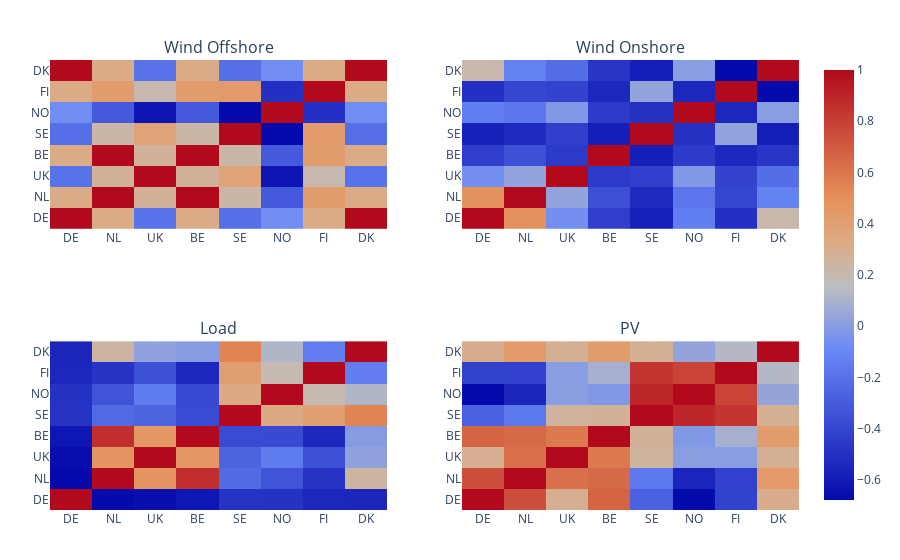

Write notebook code for a chart like this one.
### Code cell
p = make_subplots(rows=2, 
cols=2, 
subplot_titles= ["Wind Offshore" "Wind Onshore" "Load" "PV"]
)

for (df, i, j, k) in zip(keys(data_org), [1,1,2,2], [1,2,1,2], [true,false,false,false])
    z = cor(Matrix(data_org[df]))
    add_trace!(p,
    heatmap(z=z,
    colorscale="PdBu",
    showscale=k,
    y=names(data_org[df]),
    x=names(data_org[df])),
    row=i, col=j)
end


relayout!(p)
#TSClustering.format_layout(p=p, max_value=0)
p

### Figure 1 — Plotly figure (JSON) as saved in the notebook; plotly's stock layout.template omitted (floating-point values rounded to 4 significant figures)
{"data": [{"colorscale": "PdBu", "showscale": true, "transpose": true, "type": "heatmap", "x": ["DE", "NL", "UK", "BE", "SE", "NO", "FI", "DK"], "xaxis": "x", "y": ["DE", "NL", "UK", "BE", "SE", "NO", "FI", "DK"], "yaxis": "y", "z": [[1, 0.3199, -0.1953, 0.3199, -0.2112, -0.07228, 0.3223, 1], [0.3199, 1, 0.2678, 1, 0.2307, -0.3121, 0.4297, 0.3199], [-0.1953, 0.2678, 1, 0.2678, 0.3779, -0.626, 0.2085, -0.1953], [0.3199, 1, 0.2678, 1, 0.2307, -0.3121, 0.4297, 0.3199], [-0.2112, 0.2307, 0.3779, 0.2307, 1, -0.6781, 0.4342, -0.2112], [-0.07228, -0.3121, -0.626, -0.3121, -0.6781, 1, -0.5005, -0.07228], [0.3223, 0.4297, 0.2085, 0.4297, 0.4342, -0.5005, 1, 0.3223], [1, 0.3199, -0.1953, 0.3199, -0.2112, -0.07228, 0.3223, 1]]}, {"colorscale": "PdBu", "showscale": false, "transpose": true, "type": "heatmap", "x": ["DE", "NL", "UK", "BE", "SE", "NO", "FI", "DK"], "xaxis": "x2", "y": ["DE", "NL", "UK", "BE", "SE", "NO", "FI", "DK"], "yaxis": "y2", "z": [[1, 0.6793, 0.3356, 0.103, 0.01588, 0.2844, 0.06016, 0.5103], [0.6793, 1, 0.3944, 0.1498, 0.04429, 0.261, 0.1231, 0.2977], [0.3356, 0.3944, 1, 0.0885, 0.1069, 0.3615, 0.1157, 0.238], [0.103, 0.1498, 0.0885, 1, 0.009547, 0.0907, 0.03785, 0.07528], [0.01588, 0.04429, 0.1069, 0.009547, 1, 0.06339, 0.3944, 0.008638], [0.2844, 0.261, 0.3615, 0.0907, 0.06339, 1, 0.03202, 0.3751], [0.06016, 0.1231, 0.1157, 0.03785, 0.3944, 0.03202, 1, -0.05055], [0.5103, 0.2977, 0.238, 0.07528, 0.008638, 0.3751, -0.05055, 1]]}, {"colorscale": "PdBu", "showscale": false, "transpose": true, "type": "heatmap", "x": ["DE", "NL", "UK", "BE", "SE", "NO", "FI", "DK"], "xaxis": "x3", "y": ["DE", "NL", "UK", "BE", "SE", "NO", "FI", "DK"], "yaxis": "y3", "z": [[1, 0.03235, 0.0445, 0.06321, 0.144, 0.1407, 0.1097, 0.1046], [0.03235, 1, 0.6928, 0.9198, 0.2878, 0.2291, 0.1453, 0.5623], [0.0445, 0.6928, 1, 0.6868, 0.2734, 0.3385, 0.2215, 0.4367], [0.06321, 0.9198, 0.6868, 1, 0.2064, 0.2044, 0.113, 0.4213], [0.144, 0.2878, 0.2734, 0.2064, 1, 0.6178, 0.6588, 0.7374], [0.1407, 0.2291, 0.3385, 0.2044, 0.6178, 1, 0.536, 0.4919], [0.1097, 0.1453, 0.2215, 0.113, 0.6588, 0.536, 1, 0.3392], [0.1046, 0.5623, 0.4367, 0.4213, 0.7374, 0.4919, 0.3392, 1]]}, {"colorscale": "PdBu", "showscale": false, "transpose": true, "type": "heatmap", "x": ["DE", "NL", "UK", "BE", "SE", "NO", "FI", "DK"], "xaxis": "x4", "y": ["DE", "NL", "UK", "BE", "SE", "NO", "FI", "DK"], "yaxis": "y4", "z": [[1, 0.9295, 0.8055, 0.9075, 0.6501, 0.5387, 0.6096, 0.8076], [0.9295, 1, 0.8959, 0.9029, 0.6782, 0.5736, 0.6089, 0.8459], [0.8055, 0.8959, 1, 0.8863, 0.7946, 0.7264, 0.7258, 0.8041], [0.9075, 0.9029, 0.8863, 1, 0.7993, 0.7194, 0.7502, 0.8429], [0.6501, 0.6782, 0.7946, 0.7993, 1, 0.9699, 0.9555, 0.8039], [0.5387, 0.5736, 0.7264, 0.7194, 0.9699, 1, 0.9404, 0.7349], [0.6096, 0.6089, 0.7258, 0.7502, 0.9555, 0.9404, 1, 0.761], [0.8076, 0.8459, 0.8041, 0.8429, 0.8039, 0.7349, 0.761, 1]]}], "layout": {"annotations": [{"font": {"size": 16}, "showarrow": false, "text": "Wind Offshore", "x": 0.225, "xanchor": "center", "xref": "paper", "y": 1, "yanchor": "bottom", "yref": "paper"}, {"font": {"size": 16}, "showarrow": false, "text": "Wind Onshore", "x": 0.775, "xanchor": "center", "xref": "paper", "y": 1, "yanchor": "bottom", "yref": "paper"}, {"font": {"size": 16}, "showarrow": false, "text": "Load", "x": 0.225, "xanchor": "center", "xref": "paper", "y": 0.375, "yanchor": "bottom", "yref": "paper"}, {"font": {"size": 16}, "showarrow": false, "text": "PV", "x": 0.775, "xanchor": "center", "xref": "paper", "y": 0.375, "yanchor": "bottom", "yref": "paper"}], "margin": {"b": 50, "l": 50, "r": 50, "t": 60}, "xaxis": {"anchor": "y", "domain": [0, 0.45]}, "xaxis2": {"anchor": "y2", "domain": [0.55, 1]}, "xaxis3": {"anchor": "y3", "domain": [0, 0.45]}, "xaxis4": {"anchor": "y4", "domain": [0.55, 1]}, "yaxis": {"anchor": "x", "domain": [0.625, 1]}, "yaxis2": {"anchor": "x2", "domain": [0.625, 1]}, "yaxis3": {"anchor": "x3", "domain": [0, 0.375]}, "yaxis4": {"anchor": "x4", "domain": [0, 0.375]}}}
